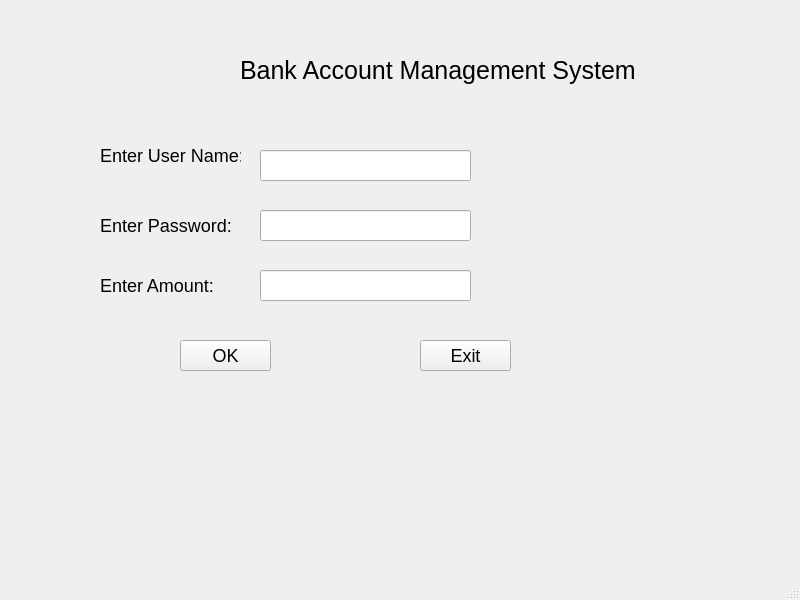
<?xml version="1.0" encoding="UTF-8"?>
<ui version="4.0">
 <class>MainWindow</class>
 <widget class="QMainWindow" name="MainWindow">
  <property name="geometry">
   <rect>
    <x>0</x>
    <y>0</y>
    <width>800</width>
    <height>600</height>
   </rect>
  </property>
  <property name="windowTitle">
   <string>MainWindow</string>
  </property>
  <widget class="QWidget" name="centralwidget">
   <widget class="QLabel" name="label">
    <property name="geometry">
     <rect>
      <x>240</x>
      <y>40</y>
      <width>421</width>
      <height>61</height>
     </rect>
    </property>
    <property name="styleSheet">
     <string notr="true">QLabel{
font-size: 25px;
}</string>
    </property>
    <property name="text">
     <string>Bank Account Management System</string>
    </property>
   </widget>
   <widget class="QLabel" name="label_2">
    <property name="geometry">
     <rect>
      <x>100</x>
      <y>140</y>
      <width>141</width>
      <height>31</height>
     </rect>
    </property>
    <property name="styleSheet">
     <string notr="true">QLabel{
font-size: 18px;
}</string>
    </property>
    <property name="text">
     <string>Enter User Name:</string>
    </property>
   </widget>
   <widget class="QLabel" name="label_3">
    <property name="geometry">
     <rect>
      <x>100</x>
      <y>210</y>
      <width>141</width>
      <height>31</height>
     </rect>
    </property>
    <property name="styleSheet">
     <string notr="true">QLabel{
font-size: 18px;
}</string>
    </property>
    <property name="text">
     <string>Enter Password:</string>
    </property>
   </widget>
   <widget class="QLabel" name="label_4">
    <property name="geometry">
     <rect>
      <x>100</x>
      <y>270</y>
      <width>141</width>
      <height>31</height>
     </rect>
    </property>
    <property name="styleSheet">
     <string notr="true">QLabel{
font-size: 18px;
}</string>
    </property>
    <property name="text">
     <string>Enter Amount:</string>
    </property>
   </widget>
   <widget class="QLineEdit" name="lineEdit">
    <property name="geometry">
     <rect>
      <x>260</x>
      <y>150</y>
      <width>211</width>
      <height>31</height>
     </rect>
    </property>
    <property name="styleSheet">
     <string notr="true">QLineEdit{
font-size: 18px;
}</string>
    </property>
   </widget>
   <widget class="QLineEdit" name="lineEdit_2">
    <property name="geometry">
     <rect>
      <x>260</x>
      <y>210</y>
      <width>211</width>
      <height>31</height>
     </rect>
    </property>
    <property name="styleSheet">
     <string notr="true">QLineEdit{
font-size: 18px;
}</string>
    </property>
   </widget>
   <widget class="QLineEdit" name="lineEdit_3">
    <property name="geometry">
     <rect>
      <x>260</x>
      <y>270</y>
      <width>211</width>
      <height>31</height>
     </rect>
    </property>
    <property name="styleSheet">
     <string notr="true">QLineEdit{
font-size: 18px;
}</string>
    </property>
   </widget>
   <widget class="QPushButton" name="pushButton">
    <property name="geometry">
     <rect>
      <x>180</x>
      <y>340</y>
      <width>91</width>
      <height>31</height>
     </rect>
    </property>
    <property name="styleSheet">
     <string notr="true">QPushButton{
font-size: 18px;
}</string>
    </property>
    <property name="text">
     <string>OK</string>
    </property>
   </widget>
   <widget class="QPushButton" name="pushButton_2">
    <property name="geometry">
     <rect>
      <x>420</x>
      <y>340</y>
      <width>91</width>
      <height>31</height>
     </rect>
    </property>
    <property name="styleSheet">
     <string notr="true">QPushButton{
font-size: 18px;
}</string>
    </property>
    <property name="text">
     <string>Exit</string>
    </property>
   </widget>
  </widget>
  <widget class="QMenuBar" name="menubar">
   <property name="geometry">
    <rect>
     <x>0</x>
     <y>0</y>
     <width>800</width>
     <height>23</height>
    </rect>
   </property>
  </widget>
  <widget class="QStatusBar" name="statusbar"/>
 </widget>
 <resources/>
 <connections/>
</ui>
